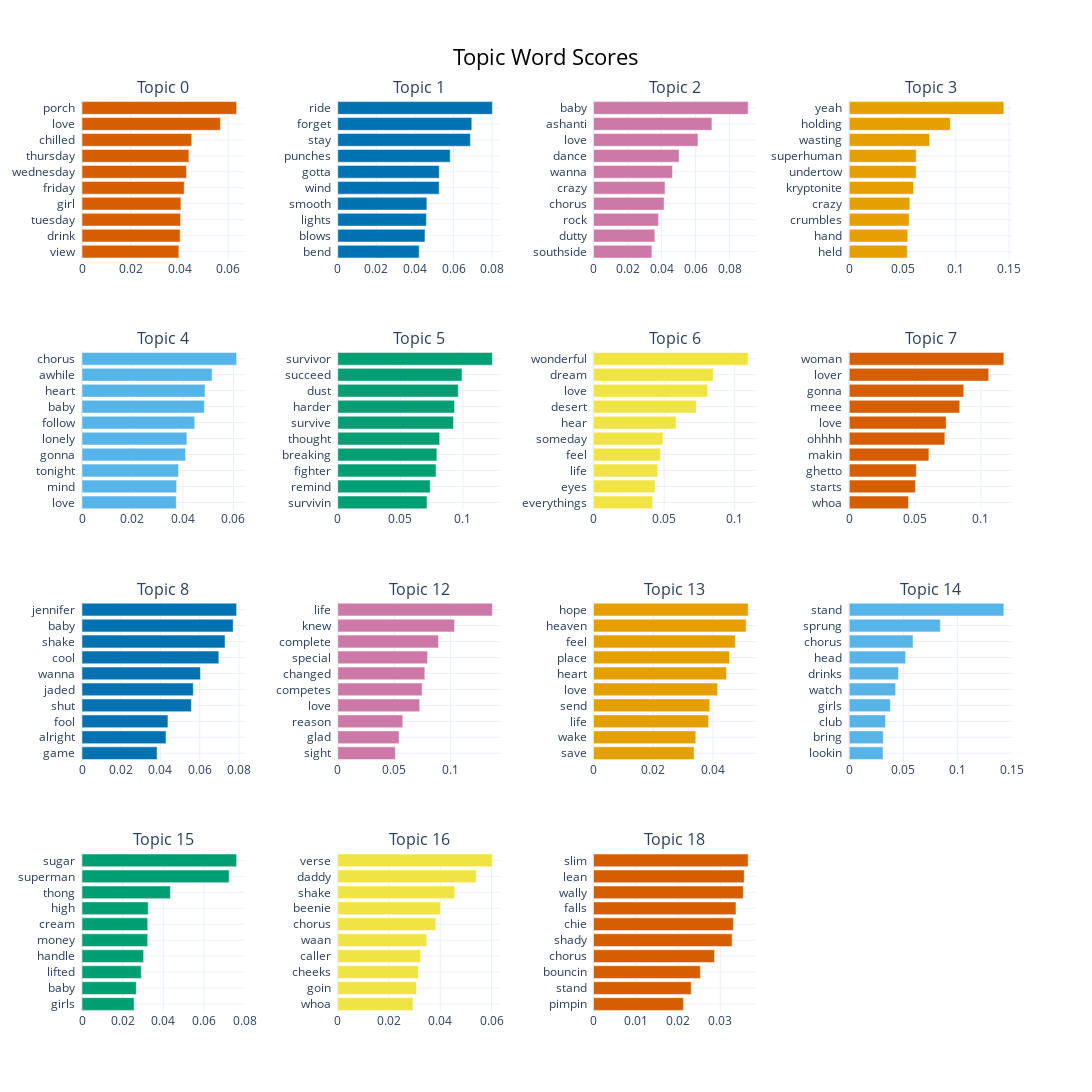

Notebook cell for this chart:
### Code cell
topic_model.visualize_barchart(width=280, height=330, top_n_topics=15, n_words=20)

### Figure 1 — Plotly figure (JSON) as saved in the notebook; plotly's stock layout.template omitted (floating-point values rounded to 4 significant figures)
{"data": [{"marker": {"color": "#D55E00"}, "orientation": "h", "type": "bar", "x": [0.03975, 0.04025, 0.04042, 0.04058, 0.04194, 0.04284, 0.04386, 0.04503, 0.05678, 0.06343], "xaxis": "x", "y": ["view  ", "drink  ", "tuesday  ", "girl  ", "friday  ", "wednesday  ", "thursday  ", "chilled  ", "love  ", "porch  "], "yaxis": "y"}, {"marker": {"color": "#0072B2"}, "orientation": "h", "type": "bar", "x": [0.04219, 0.0452, 0.04592, 0.04617, 0.05254, 0.05258, 0.05824, 0.06871, 0.06943, 0.08009], "xaxis": "x2", "y": ["bend  ", "blows  ", "lights  ", "smooth  ", "wind  ", "gotta  ", "punches  ", "stay  ", "forget  ", "ride  "], "yaxis": "y2"}, {"marker": {"color": "#CC79A7"}, "orientation": "h", "type": "bar", "x": [0.03433, 0.03606, 0.03819, 0.04151, 0.04206, 0.04645, 0.05034, 0.06142, 0.06962, 0.09091], "xaxis": "x3", "y": ["southside  ", "dutty  ", "rock  ", "chorus  ", "crazy  ", "wanna  ", "dance  ", "love  ", "ashanti  ", "baby  "], "yaxis": "y3"}, {"marker": {"color": "#E69F00"}, "orientation": "h", "type": "bar", "x": [0.0544, 0.05494, 0.05625, 0.05686, 0.06031, 0.0628, 0.0628, 0.07539, 0.0949, 0.1452], "xaxis": "x4", "y": ["held  ", "hand  ", "crumbles  ", "crazy  ", "kryptonite  ", "undertow  ", "superhuman  ", "wasting  ", "holding  ", "yeah  "], "yaxis": "y4"}, {"marker": {"color": "#56B4E9"}, "orientation": "h", "type": "bar", "x": [0.03736, 0.03751, 0.03824, 0.04103, 0.04155, 0.04468, 0.04851, 0.04877, 0.05155, 0.06127], "xaxis": "x5", "y": ["love  ", "mind  ", "tonight  ", "gonna  ", "lonely  ", "follow  ", "baby  ", "heart  ", "awhile  ", "chorus  "], "yaxis": "y5"}, {"marker": {"color": "#009E73"}, "orientation": "h", "type": "bar", "x": [0.07129, 0.07386, 0.07852, 0.07917, 0.08142, 0.09247, 0.09329, 0.09631, 0.09923, 0.1235], "xaxis": "x6", "y": ["survivin  ", "remind  ", "fighter  ", "breaking  ", "thought  ", "survive  ", "harder  ", "dust  ", "succeed  ", "survivor  "], "yaxis": "y6"}, {"marker": {"color": "#F0E442"}, "orientation": "h", "type": "bar", "x": [0.04186, 0.04357, 0.04549, 0.04732, 0.04914, 0.05842, 0.0728, 0.08087, 0.0848, 0.1095], "xaxis": "x7", "y": ["everythings  ", "eyes  ", "life  ", "feel  ", "someday  ", "hear  ", "desert  ", "love  ", "dream  ", "wonderful  "], "yaxis": "y7"}, {"marker": {"color": "#D55E00"}, "orientation": "h", "type": "bar", "x": [0.04497, 0.05023, 0.05093, 0.0605, 0.07261, 0.07361, 0.08396, 0.08698, 0.1059, 0.1174], "xaxis": "x8", "y": ["whoa  ", "starts  ", "ghetto  ", "makin  ", "ohhhh  ", "love  ", "meee  ", "gonna  ", "lover  ", "woman  "], "yaxis": "y8"}, {"marker": {"color": "#0072B2"}, "orientation": "h", "type": "bar", "x": [0.03828, 0.04282, 0.04381, 0.05574, 0.05672, 0.06036, 0.06974, 0.07291, 0.07708, 0.07881], "xaxis": "x9", "y": ["game  ", "alright  ", "fool  ", "shut  ", "jaded  ", "wanna  ", "cool  ", "shake  ", "baby  ", "jennifer  "], "yaxis": "y9"}, {"marker": {"color": "#CC79A7"}, "orientation": "h", "type": "bar", "x": [0.05103, 0.05434, 0.05766, 0.07263, 0.07476, 0.07719, 0.07956, 0.08929, 0.1035, 0.137], "xaxis": "x10", "y": ["sight  ", "glad  ", "reason  ", "love  ", "competes  ", "changed  ", "special  ", "complete  ", "knew  ", "life  "], "yaxis": "y10"}, {"marker": {"color": "#E69F00"}, "orientation": "h", "type": "bar", "x": [0.03365, 0.03423, 0.03851, 0.03891, 0.04152, 0.0445, 0.0455, 0.04743, 0.05107, 0.05174], "xaxis": "x11", "y": ["save  ", "wake  ", "life  ", "send  ", "love  ", "heart  ", "place  ", "feel  ", "heaven  ", "hope  "], "yaxis": "y11"}, {"marker": {"color": "#56B4E9"}, "orientation": "h", "type": "bar", "x": [0.03121, 0.03137, 0.03345, 0.03792, 0.04284, 0.04542, 0.05198, 0.05886, 0.08404, 0.1427], "xaxis": "x12", "y": ["lookin  ", "bring  ", "club  ", "girls  ", "watch  ", "drinks  ", "head  ", "chorus  ", "sprung  ", "stand  "], "yaxis": "y12"}, {"marker": {"color": "#009E73"}, "orientation": "h", "type": "bar", "x": [0.02563, 0.02671, 0.02915, 0.03031, 0.03229, 0.03232, 0.03256, 0.04347, 0.07238, 0.07604], "xaxis": "x13", "y": ["girls  ", "baby  ", "lifted  ", "handle  ", "money  ", "cream  ", "high  ", "thong  ", "superman  ", "sugar  "], "yaxis": "y13"}, {"marker": {"color": "#F0E442"}, "orientation": "h", "type": "bar", "x": [0.02934, 0.03072, 0.03147, 0.03231, 0.0347, 0.03825, 0.04013, 0.04564, 0.05401, 0.06032], "xaxis": "x14", "y": ["whoa  ", "goin  ", "cheeks  ", "caller  ", "waan  ", "chorus  ", "beenie  ", "shake  ", "daddy  ", "verse  "], "yaxis": "y14"}, {"marker": {"color": "#D55E00"}, "orientation": "h", "type": "bar", "x": [0.02128, 0.02314, 0.02529, 0.02863, 0.0328, 0.03311, 0.03372, 0.03545, 0.03568, 0.03659], "xaxis": "x15", "y": ["pimpin  ", "stand  ", "bouncin  ", "chorus  ", "shady  ", "chie  ", "falls  ", "wally  ", "lean  ", "slim  "], "yaxis": "y15"}], "layout": {"annotations": [{"font": {"size": 16}, "showarrow": false, "text": "Topic 0", "x": 0.0875, "xanchor": "center", "xref": "paper", "y": 1, "yanchor": "bottom", "yref": "paper"}, {"font": {"size": 16}, "showarrow": false, "text": "Topic 1", "x": 0.3625, "xanchor": "center", "xref": "paper", "y": 1, "yanchor": "bottom", "yref": "paper"}, {"font": {"size": 16}, "showarrow": false, "text": "Topic 2", "x": 0.6375, "xanchor": "center", "xref": "paper", "y": 1, "yanchor": "bottom", "yref": "paper"}, {"font": {"size": 16}, "showarrow": false, "text": "Topic 3", "x": 0.9125, "xanchor": "center", "xref": "paper", "y": 1, "yanchor": "bottom", "yref": "paper"}, {"font": {"size": 16}, "showarrow": false, "text": "Topic 4", "x": 0.0875, "xanchor": "center", "xref": "paper", "y": 0.725, "yanchor": "bottom", "yref": "paper"}, {"font": {"size": 16}, "showarrow": false, "text": "Topic 5", "x": 0.3625, "xanchor": "center", "xref": "paper", "y": 0.725, "yanchor": "bottom", "yref": "paper"}, {"font": {"size": 16}, "showarrow": false, "text": "Topic 6", "x": 0.6375, "xanchor": "center", "xref": "paper", "y": 0.725, "yanchor": "bottom", "yref": "paper"}, {"font": {"size": 16}, "showarrow": false, "text": "Topic 7", "x": 0.9125, "xanchor": "center", "xref": "paper", "y": 0.725, "yanchor": "bottom", "yref": "paper"}, {"font": {"size": 16}, "showarrow": false, "text": "Topic 8", "x": 0.0875, "xanchor": "center", "xref": "paper", "y": 0.45, "yanchor": "bottom", "yref": "paper"}, {"font": {"size": 16}, "showarrow": false, "text": "Topic 12", "x": 0.3625, "xanchor": "center", "xref": "paper", "y": 0.45, "yanchor": "bottom", "yref": "paper"}, {"font": {"size": 16}, "showarrow": false, "text": "Topic 13", "x": 0.6375, "xanchor": "center", "xref": "paper", "y": 0.45, "yanchor": "bottom", "yref": "paper"}, {"font": {"size": 16}, "showarrow": false, "text": "Topic 14", "x": 0.9125, "xanchor": "center", "xref": "paper", "y": 0.45, "yanchor": "bottom", "yref": "paper"}, {"font": {"size": 16}, "showarrow": false, "text": "Topic 15", "x": 0.0875, "xanchor": "center", "xref": "paper", "y": 0.175, "yanchor": "bottom", "yref": "paper"}, {"font": {"size": 16}, "showarrow": false, "text": "Topic 16", "x": 0.3625, "xanchor": "center", "xref": "paper", "y": 0.175, "yanchor": "bottom", "yref": "paper"}, {"font": {"size": 16}, "showarrow": false, "text": "Topic 18", "x": 0.6375, "xanchor": "center", "xref": "paper", "y": 0.175, "yanchor": "bottom", "yref": "paper"}], "height": 1320, "hoverlabel": {"bgcolor": "white", "font": {"family": "Rockwell", "size": 16}}, "showlegend": false, "title": {"font": {"color": "Black", "size": 22}, "text": "Topic Word Scores", "x": 0.5, "xanchor": "center", "yanchor": "top"}, "width": 1120, "xaxis": {"anchor": "y", "domain": [0, 0.175], "showgrid": true}, "xaxis10": {"anchor": "y10", "domain": [0.275, 0.45], "showgrid": true}, "xaxis11": {"anchor": "y11", "domain": [0.55, 0.725], "showgrid": true}, "xaxis12": {"anchor": "y12", "domain": [0.825, 1], "showgrid": true}, "xaxis13": {"anchor": "y13", "domain": [0, 0.175], "showgrid": true}, "xaxis14": {"anchor": "y14", "domain": [0.275, 0.45], "showgrid": true}, "xaxis15": {"anchor": "y15", "domain": [0.55, 0.725], "showgrid": true}, "xaxis16": {"anchor": "y16", "domain": [0.825, 1], "showgrid": true}, "xaxis2": {"anchor": "y2", "domain": [0.275, 0.45], "showgrid": true}, "xaxis3": {"anchor": "y3", "domain": [0.55, 0.725], "showgrid": true}, "xaxis4": {"anchor": "y4", "domain": [0.825, 1], "showgrid": true}, "xaxis5": {"anchor": "y5", "domain": [0, 0.175], "showgrid": true}, "xaxis6": {"anchor": "y6", "domain": [0.275, 0.45], "showgrid": true}, "xaxis7": {"anchor": "y7", "domain": [0.55, 0.725], "showgrid": true}, "xaxis8": {"anchor": "y8", "domain": [0.825, 1], "showgrid": true}, "xaxis9": {"anchor": "y9", "domain": [0, 0.175], "showgrid": true}, "yaxis": {"anchor": "x", "domain": [0.825, 1], "showgrid": true}, "yaxis10": {"anchor": "x10", "domain": [0.275, 0.45], "showgrid": true}, "yaxis11": {"anchor": "x11", "domain": [0.275, 0.45], "showgrid": true}, "yaxis12": {"anchor": "x12", "domain": [0.275, 0.45], "showgrid": true}, "yaxis13": {"anchor": "x13", "domain": [0, 0.175], "showgrid": true}, "yaxis14": {"anchor": "x14", "domain": [0, 0.175], "showgrid": true}, "yaxis15": {"anchor": "x15", "domain": [0, 0.175], "showgrid": true}, "yaxis16": {"anchor": "x16", "domain": [0, 0.175], "showgrid": true}, "yaxis2": {"anchor": "x2", "domain": [0.825, 1], "showgrid": true}, "yaxis3": {"anchor": "x3", "domain": [0.825, 1], "showgrid": true}, "yaxis4": {"anchor": "x4", "domain": [0.825, 1], "showgrid": true}, "yaxis5": {"anchor": "x5", "domain": [0.55, 0.725], "showgrid": true}, "yaxis6": {"anchor": "x6", "domain": [0.55, 0.725], "showgrid": true}, "yaxis7": {"anchor": "x7", "domain": [0.55, 0.725], "showgrid": true}, "yaxis8": {"anchor": "x8", "domain": [0.55, 0.725], "showgrid": true}, "yaxis9": {"anchor": "x9", "domain": [0.275, 0.45], "showgrid": true}}}
